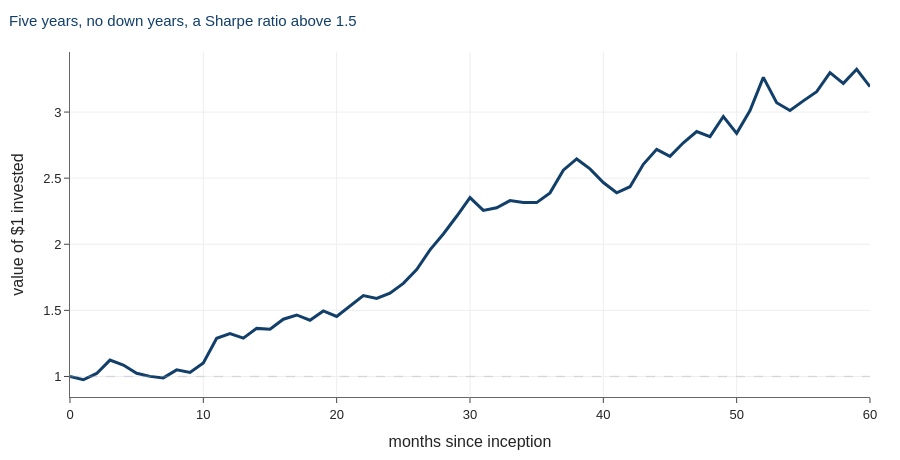

Notebook source saved alongside this figure:
### Code cell
equity = np.exp(np.concatenate([[0], track.cumsum()]))
fig = go.Figure(go.Scatter(y=equity, mode="lines",
                           line=dict(color=NAVY, width=3),
                           name="the fund"))
fig.add_hline(y=1, line=dict(color=GREY, width=1.5, dash="dash"))
fig.update_xaxes(title="months since inception")
fig.update_yaxes(title="value of $1 invested")
airm_layout(fig, "Five years, no down years, a Sharpe ratio above 1.5")

### Figure 1 — Plotly figure (JSON) as saved in the notebook; plotly's stock layout.template omitted (floating-point values rounded to 4 significant figures)
{"data": [{"line": {"color": "#123F69", "width": 3}, "mode": "lines", "name": "the fund", "type": "scatter", "y": [1.0, 0.9752, 1.023, 1.124, 1.086, 1.024, 1.001, 0.9894, 1.05, 1.031, 1.103, 1.289, 1.325, 1.29, 1.364, 1.357, 1.433, 1.465, 1.425, 1.496, 1.454, 1.534, 1.612, 1.59, 1.631, 1.704, 1.809, 1.958, 2.078, 2.212, 2.353, 2.256, 2.277, 2.33, 2.317, 2.315, 2.389, 2.56, 2.645, 2.57, 2.467, 2.39, 2.435, 2.605, 2.718, 2.665, 2.768, 2.852, 2.815, 2.967, 2.839, 3.012, 3.262, 3.071, 3.011, 3.084, 3.155, 3.298, 3.217, 3.324, 3.192]}], "layout": {"font": {"family": "Helvetica, Arial, sans-serif", "size": 13}, "height": 460, "margin": {"b": 60, "l": 70, "r": 30, "t": 52}, "shapes": [{"line": {"color": "#9AA5B1", "dash": "dash", "width": 1.5}, "type": "line", "x0": 0, "x1": 1, "xref": "x domain", "y0": 1, "y1": 1, "yref": "y"}], "title": {"font": {"color": "#123F69", "size": 15}, "text": "Five years, no down years, a Sharpe ratio above 1.5", "x": 0.01, "xanchor": "left"}, "xaxis": {"gridcolor": "#EEEEEE", "linecolor": "#666666", "showgrid": true, "ticks": "outside", "title": {"text": "months since inception"}, "zeroline": false}, "yaxis": {"gridcolor": "#EEEEEE", "linecolor": "#666666", "showgrid": true, "ticks": "outside", "title": {"text": "value of $1 invested"}, "zeroline": true, "zerolinecolor": "#BBBBBB"}}}
